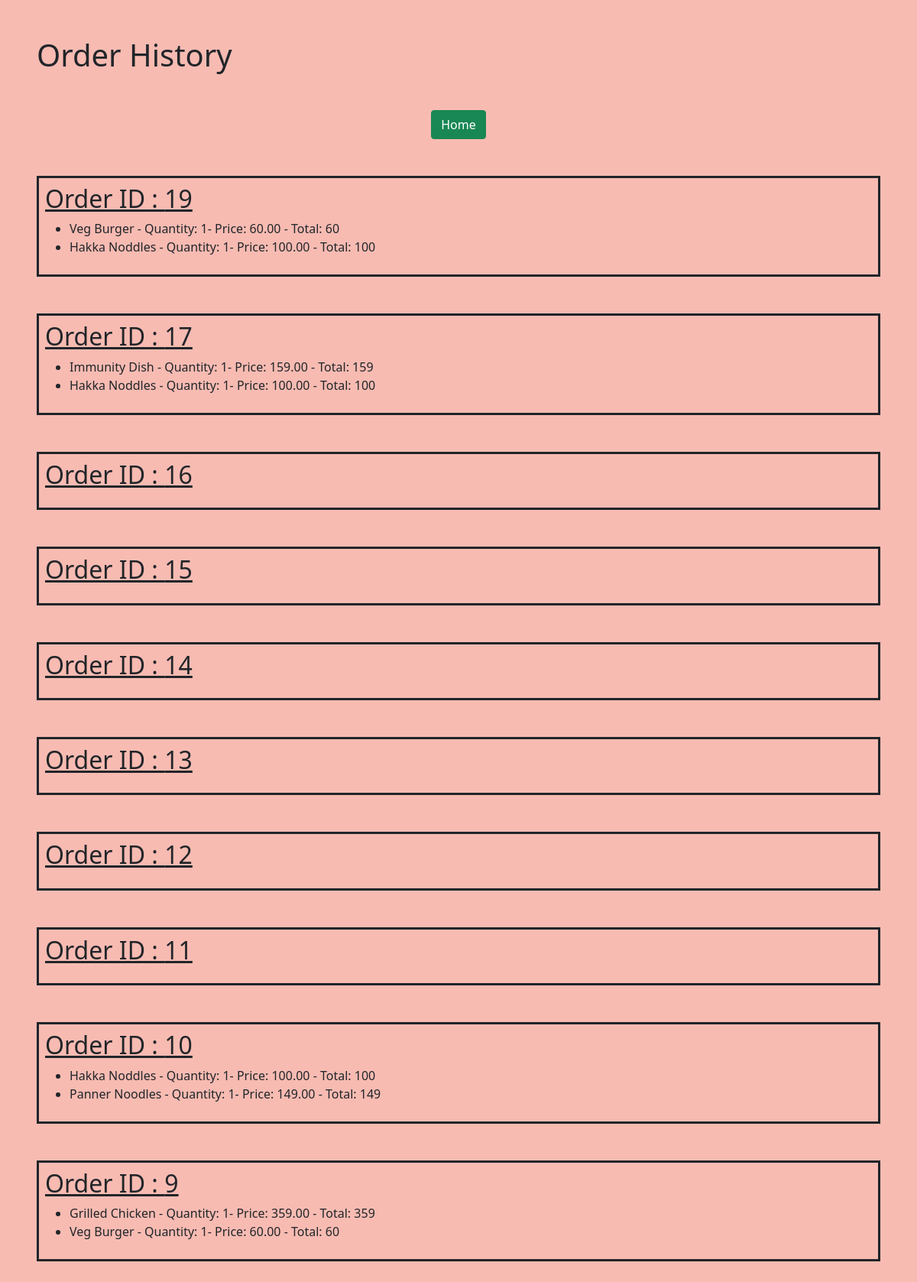
The app's page /orders/ (signed in) with its own data.
### Food/models.py (models this page shows, shortened)
class Order(models.Model):
    orderid = models.AutoField(primary_key=True)
    user = models.ForeignKey(User, on_delete=models.CASCADE)
    total_price = models.DecimalField(max_digits=10, decimal_places=2)
    date = models.DateTimeField(auto_now_add=True)
    contact = models.ForeignKey(Contact, on_delete=models.CASCADE)

class OrderItem(models.Model):
    food_name = models.CharField(max_length=50)
    orderid = models.ForeignKey(Order, on_delete=models.CASCADE)
    quantity = models.PositiveIntegerField(default=1)
    total = models.DecimalField(max_digits=10, decimal_places=2)
    status = models.CharField(max_length=50)

### Food/views.py (the view)
# urls.py: path('orders/',views.order_history,name='orders'),
@login_required
def order_history(request):
    orders = Order.objects.filter(user=request.user)
    order_items = defaultdict(list)
    for order in orders:
        items = OrderItem.objects.filter(orderid=order.orderid)
        x  = items.values_list('status','food_name','quantity','total')
        for i in range(len(x)):
            d = dict()
            d['status']=x[i][0]
            d['name']=x[i][1]
            d['quantity']=x[i][2]
            d['total']=x[i][3]
            order_items[order.orderid].append(d)
    context = []
    for order in orders:
        context.append((order, order_items.get(order.orderid, [])))
    context = list(reversed(context))
    return render(request, 'orders.html', {'context': context})

### Food/templates/orders.html (shortened to what this page needs)
{% load static %}
<!DOCTYPE html>
<html lang="en">
  <head>
    <link rel="stylesheet" href="../static/cssSample/bootstrap.min.css" />
  </head>
  <body style="background-color: #f7bbb2">
    <h1 class="m-5">Order History</h1>
    <div style="margin:auto;text-align: center;"><a href="{% url 'home' %}"> <button class="btn btn-success">Home</button></a></div>
    {% for order, items in context %}
    <div class="border border-3 border-dark m-5 p-2">
      <h2 style="text-decoration: underline">Order ID : {{ order.orderid }}</h2>
      <ul>
        {% for item in items %}
        <li>
          {{ item.name }} - Quantity: {{ item.quantity }}- Price: {{ item.total}} - Total: {% widthratio  item.quantity 1 item.total %}
        </li>
        {% endfor %}
      </ul>
    </div>
    {% endfor %}
  </body>
</html>

### records on screen
Order: orderid "19", name "Veg Burger" "Hakka Noddles", quantity "1" "1", total "60.00" "100.00", quantity "60" "100"
Order: orderid "17", name "Immunity Dish" "Hakka Noddles", quantity "1" "1", total "159.00" "100.00", quantity "159" "100"
Order: orderid "16"
Order: orderid "15"
Order: orderid "14"
Order: orderid "13"
Order: orderid "12"
Order: orderid "11"
Order: orderid "10", name "Hakka Noddles" "Panner Noodles", quantity "1" "1", total "100.00" "149.00", quantity "100" "149"
Order: orderid "9", name "Veg Burger", quantity "1", total "60.00", quantity "60"
OrderItem: name "Grilled Chicken", quantity "1", total "359.00", quantity "359"
